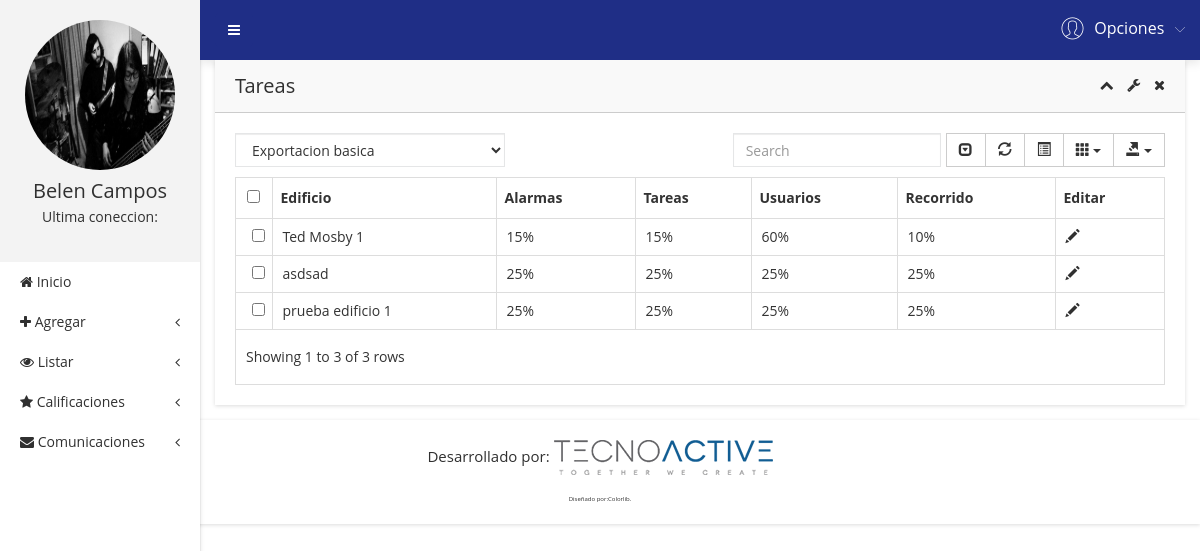
Screenshot of /?c=Usuario&a=VerPorcentajes (signed in) with the database file from the repository.
### tables this page shows
CREATE TABLE porcalificaciones (
  idPorc INT(11) NOT NULL AUTO_INCREMENT,
  idEdificio INT(11) NOT NULL,
  porcAlarmas INT(11) DEFAULT 25,
  porcTareas INT(11) DEFAULT 25,
  porcUsuarios INT(11) DEFAULT 25,
  porcRecorrido INT(11) DEFAULT 25,
  PRIMARY KEY (idPorc)
);

CREATE TABLE edificio (
  idEdificio INT(6) NOT NULL AUTO_INCREMENT,
  idComunidad INT(6) NOT NULL,
  direccionEdificio VARCHAR(200) NOT NULL,
  numeroPisos INT(6) NOT NULL,
  PRIMARY KEY (idEdificio)
);

### controller/usuario.controller.php (called while the page is built, shortened)
<?php
require_once 'model/porcalificaciones.php';
class UsuarioController
{
    public function VerPorcentajes()
    {
      $p = new PorCalificaciones();
      require_once 'view/header.php';
      require_once 'view/listarPorcentajes.php';
      require_once 'view/footer.php';
    }
}
 ?>

### model/database.php (called while the page is built, shortened)
<?php
class Database
{
	public static function Conn()
	{
		$conn = new PDO('mysql:host=localhost;dbname=awake','root','',array(PDO::MYSQL_ATTR_INIT_COMMAND=>'SET NAMES \'UTF8\''));
		$conn -> setAttribute(PDO::ATTR_ERRMODE,PDO::ERRMODE_EXCEPTION);
		return $conn;
	}
}
?>

### model/porCalificaciones.php (called while the page is built, shortened)
<?php
class PorCalificaciones
{
  private $conn;
  public function __CONSTRUCT()
   {
       try
       {
         $this->conn = Database::Conn();
       }
       catch(Exception $e)
       {
         die($e->getMessage());
       }
   }
   public function listar()
   {
      $sql = $this->conn->prepare("SELECT * FROM porcalificaciones JOIN edificio using(idEdificio)");
      $sql->execute();
      return $sql->fetchAll(PDO::FETCH_OBJ);
   }
}
 ?>

### view/listarPorcentajes.php (the view, shortened to what this page needs)
<div class="admin-dashone-data-table-area">
    <div class="container-fluid">
        <div class="row">
            <div class="col-lg-12">
                <div class="sparkline8-list shadow-reset">
                    <div class="sparkline8-hd">
                        <div class="main-sparkline8-hd">
                            <h1>Tareas</h1>
                            <div class="sparkline8-outline-icon">
                                <span class="sparkline8-collapse-link"><i class="fa fa-chevron-up"></i></span>
                                <span><i class="fa fa-wrench"></i></span>
                                <span class="sparkline8-collapse-close"><i class="fa fa-times"></i></span>
                            </div>
                        </div>
                    </div>
                    <div class="sparkline8-graph">
                        <div class="datatable-dashv1-list custom-datatable-overright">
                            <div id="toolbar">
                                <select class="form-control">
                                    <option value="">Exportacion basica</option>
                                </select>
                            </div>
                            <table id="table" data-toggle="table" data-pagination="true" data-search="true" data-show-columns="true" data-show-pagination-switch="true" data-show-refresh="true" data-key-events="true" data-show-toggle="true" data-resizable="true" data-cookie="true" data-cookie-id-table="saveId" data-show-export="true" data-click-to-select="true" data-toolbar="#toolbar">
                                <thead>
                                    <tr>
                                        <th data-field="Edificio" data-editable="true">Edificio</th>
                                        <th data-field="Alarmas" data-editable="true">Alarmas</th>
                                        <th data-field="Tareas" data-editable="true">Tareas</th>
                                        <th data-field="Usuarios" data-editable="true">Usuarios</th>
                                        <th data-field="Recorrido" data-editable="true">Recorrido</th>
                                        <th data-field="Editar" data-editable="true">Editar</th>
                                    </tr>
                                </thead>
                                <tbody>
                                    <?php foreach ($p->listar() as $row): ?>
                                      <tr>
                                        <td><?php echo $row->direccionEdificio ?></td>
                                        <td><?php echo $row->porcAlarmas.'%' ?></td>
                                        <td><?php echo $row->porcTareas.'%' ?></td>
                                        <td><?php echo $row->porcUsuarios.'%' ?></td>
                                        <td><?php echo $row->porcRecorrido.'%' ?></td>
                                      <td class="centrado"><a href="?c=Usuario&a=AsignarPorcentajes&id=<?php echo $row->idEdificio ?>"<span class="glyphicon glyphicon-pencil"></span></a></td>
                                      </tr>
                                    <?php endforeach; ?>
                                </tbody>
                            </table>
                        </div>
                    </div>
                </div>
            </div>
        </div>
    </div>
</div>
</div>
</div>

### assets/css/miCSS.css (style rules this page uses)
.centrado { text-align: center; }

### rows the page displays
porcalificaciones: idEdificio.direccionEdificio "Ted Mosby 1", porcAlarmas "15", porcTareas "15", porcUsuarios "60", porcRecorrido "10"
porcalificaciones: idEdificio.direccionEdificio "asdsad", porcAlarmas "25", porcTareas "25", porcUsuarios "25", porcRecorrido "25"
porcalificaciones: idEdificio.direccionEdificio "prueba edificio 1", porcAlarmas "25", porcTareas "25", porcUsuarios "25", porcRecorrido "25"

### other values shown
$_SESSION['nombre'] "Belen Campos"
